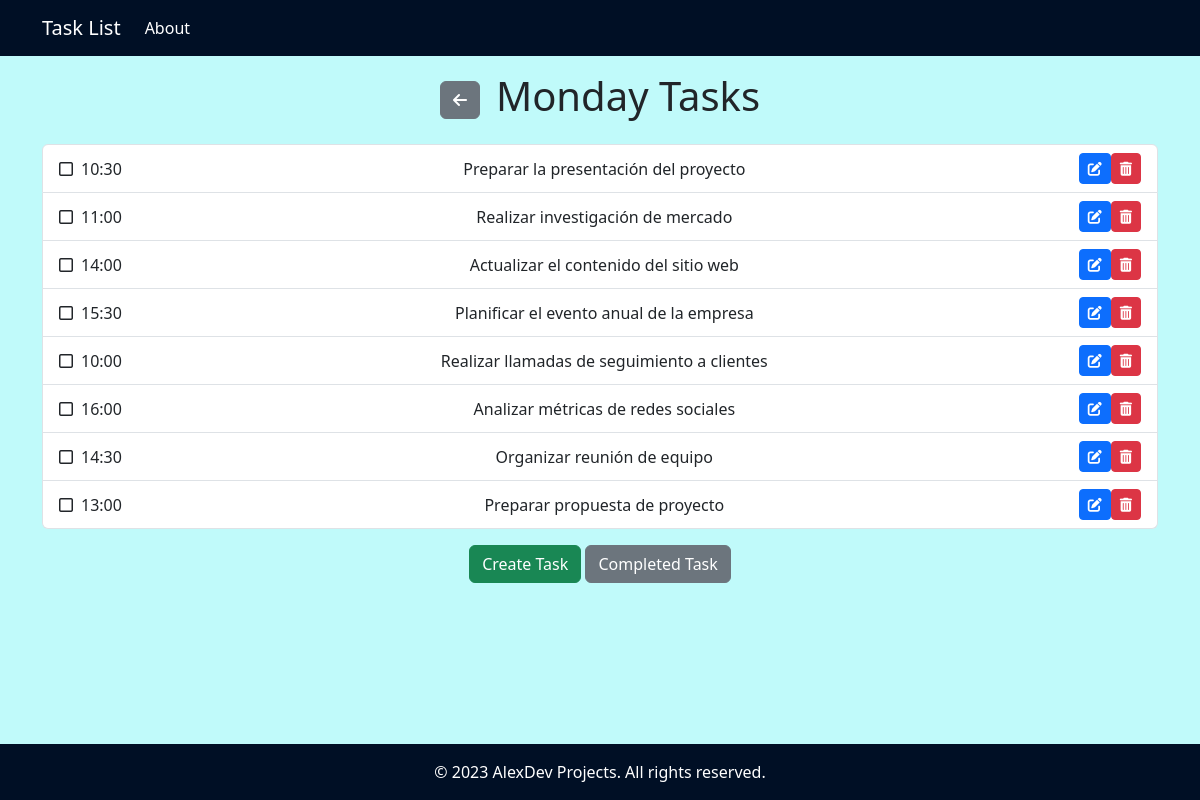
The app's page /lista_de_tareas/1/ with its own data.
### lista_de_tareas/models.py (models this page shows, shortened)
class Tarea(models.Model):
    DIAS_DE_LA_SEMANA = [
        (1, 'Lunes'),
        (2, 'Martes'),
        (3, 'Miércoles'),
        (4, 'Jueves'),
        (5, 'Viernes'),
        (6, 'Sábado'),
        (7, 'Domingo'),
    ]
    titulo = models.CharField(max_length=200)
    descripcion = models.TextField(blank=True)
    fecha_de_creacion = models.DateTimeField(auto_now_add=True)
    completada = models.BooleanField(default=False)
    hora = models.TimeField(null=True, blank=True)
    dia = models.IntegerField(choices=DIAS_DE_LA_SEMANA)

### lista_de_tareas/views.py (the view)
# urls.py: path('', include('lista_de_tareas.urls')),
def lista_de_tareas(request, dia=None):
    if dia:
        tareas = Tarea.objects.filter(dia=dia, completada=False)
    else:
        tareas = Tarea.objects.filter(completada=False)
    dia_seleccionado = next((k for k, v in dias.items() if v == dia), None)
    tareas_json = mark_safe(serialize('json', Tarea.objects.filter(completada=False)))
    response = render(request, 'lista_de_tareas.html', {'tareas': tareas, 'dia': dia, 'dia_seleccionado': dia_seleccionado, 'tareas_json': tareas_json})
    return response

### lista_de_tareas/templates/lista_de_tareas.html (shortened to what this page needs)
{% extends 'dias_de_la_semana.html' %}
{% block content %}
        <div class="container contenido">
            <div class="d-flex justify-content-center align-items-center my-3">
                <a href="{% url 'dias_de_la_semana' %}" class="btn btn-secondary me-3">
                    <i class="fas fa-arrow-left"></i>
                </a>
                <h1 class="titulo-dia">{{ dia_seleccionado }} Tasks</h1>
            </div>
            <ul class="list-group">
                {% for tarea in tareas %}
                    <li class="list-group-item">
                        <div class="d-flex justify-content-between align-items-center">
                            <div class="d-flex align-items-center">
                                <i class="far fa-square" data-id="{{tarea.id}}"></i>
                                {% if tarea.hora %}
                                    <span class="mx-2">{{tarea.hora|time:"H:i"}}</span>
                                {% endif %}
                            </div>
                            <div class="flex-grow-1 text-center">
                                <div class="task-title text-break">{{ tarea.titulo }}</div>
                            </div>
                            <div class="d-flex">
                                <a href="{% url 'editar_tarea' dia=tarea.dia id=tarea.id %}" class="btn btn-primary btn-sm">
                                    <i class="fas fa-edit"></i>
                                </a>
                                <a href="{% url 'eliminar_tarea' tarea.id 'lista_de_tareas' dia %}" class="btn btn-danger btn-sm">
                                    <i class="fas fa-trash-alt"></i>
                                </a>
                            </div>
                        </div>
                    </li>
                {% endfor %}
            </ul>
            <div class="text-center my-3">
                <a href="{% url 'crear_tarea' dia %}" class="btn btn-success">Create Task</a>
                <a href="{% url 'lista_de_tareas_completadas' dia %}" class="btn btn-secondary">Completed Task</a>
            </div>
        </div>
        {% endblock %}

### lista_de_tareas/templates/dias_de_la_semana.html (style rules this page uses)
html, body { height: 100%; background-color: #c0fafa; margin: 0; padding: 0; }
.task-title { overflow-wrap: break-word; word-break: break-all; display: inline-block; max-width: 100%; }
.contenido { flex: 1; }

### records on screen
Tarea: hora "10:30", titulo "Preparar la presentación del proyecto"
Tarea: hora "11:00", titulo "Realizar investigación de mercado"
Tarea: hora "14:00", titulo "Actualizar el contenido del sitio web"
Tarea: hora "15:30", titulo "Planificar el evento anual de la empresa"
Tarea: hora "10:00", titulo "Realizar llamadas de seguimiento a clientes"
Tarea: hora "16:00", titulo "Analizar métricas de redes sociales"
Tarea: hora "14:30", titulo "Organizar reunión de equipo"
Tarea: hora "13:00", titulo "Preparar propuesta de proyecto"

### other values on screen
{{ dia_seleccionado }} "Monday"
